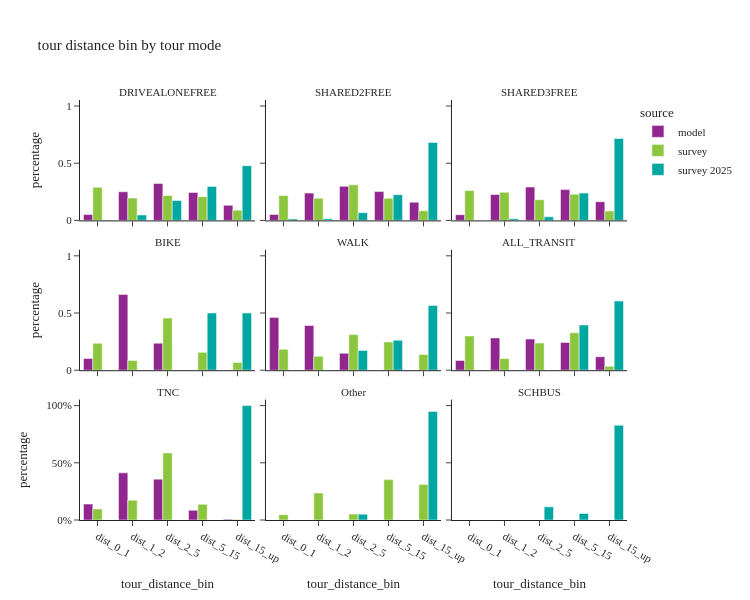

The code cell stored with this chart in its notebook:
### Code cell
util.plot_share_facetbar(non_m_tour_data, 'tour_weight', share_col="tour_distance_bin", title="tour distance bin by tour mode", 
                            facet_col="tour_mode_transit_agg", facet_col_wrap=3, height=600, orientation='v')

### Figure 1 — Plotly figure (JSON) as saved in the notebook; plotly's stock layout.template omitted (floating-point values rounded to 4 significant figures)
{"data": [{"alignmentgroup": "True", "customdata": [[50453], [248899], [321015], [242958], [131077]], "hovertemplate": "source=model<br>tour_mode_transit_agg=DRIVEALONEFREE<br>tour_distance_bin=%{x}<br>percentage=%{y}<br>sample_size=%{customdata[0]}<extra></extra>", "legendgroup": "model", "marker": {"color": "#91268F", "pattern": {"shape": ""}}, "name": "model", "offsetgroup": "model", "orientation": "v", "showlegend": true, "textposition": "auto", "type": "bar", "x": ["dist_0_1", "dist_1_2", "dist_2_5", "dist_5_15", "dist_15_up"], "xaxis": "x7", "y": [0.05074, 0.2503, 0.3228, 0.2443, 0.1318], "yaxis": "y7"}, {"alignmentgroup": "True", "customdata": [[49038], [225777], [282009], [238682], [150524]], "hovertemplate": "source=model<br>tour_mode_transit_agg=SHARED2FREE<br>tour_distance_bin=%{x}<br>percentage=%{y}<br>sample_size=%{customdata[0]}<extra></extra>", "legendgroup": "model", "marker": {"color": "#91268F", "pattern": {"shape": ""}}, "name": "model", "offsetgroup": "model", "orientation": "v", "showlegend": false, "textposition": "auto", "type": "bar", "x": ["dist_0_1", "dist_1_2", "dist_2_5", "dist_5_15", "dist_15_up"], "xaxis": "x8", "y": [0.05184, 0.2387, 0.2981, 0.2523, 0.1591], "yaxis": "y8"}, {"alignmentgroup": "True", "customdata": [[21371], [96679], [124868], [115328], [69874]], "hovertemplate": "source=model<br>tour_mode_transit_agg=SHARED3FREE<br>tour_distance_bin=%{x}<br>percentage=%{y}<br>sample_size=%{customdata[0]}<extra></extra>", "legendgroup": "model", "marker": {"color": "#91268F", "pattern": {"shape": ""}}, "name": "model", "offsetgroup": "model", "orientation": "v", "showlegend": false, "textposition": "auto", "type": "bar", "x": ["dist_0_1", "dist_1_2", "dist_2_5", "dist_5_15", "dist_15_up"], "xaxis": "x9", "y": [0.04992, 0.2258, 0.2917, 0.2694, 0.1632], "yaxis": "y9"}, {"alignmentgroup": "True", "customdata": [[4637], [30038], [10718]], "hovertemplate": "source=model<br>tour_mode_transit_agg=BIKE<br>tour_distance_bin=%{x}<br>percentage=%{y}<br>sample_size=%{customdata[0]}<extra></extra>", "legendgroup": "model", "marker": {"color": "#91268F", "pattern": {"shape": ""}}, "name": "model", "offsetgroup": "model", "orientation": "v", "showlegend": false, "textposition": "auto", "type": "bar", "x": ["dist_0_1", "dist_1_2", "dist_2_5"], "xaxis": "x4", "y": [0.1022, 0.6617, 0.2361], "yaxis": "y4"}, {"alignmentgroup": "True", "customdata": [[151341], [128025], [48511], [4]], "hovertemplate": "source=model<br>tour_mode_transit_agg=WALK<br>tour_distance_bin=%{x}<br>percentage=%{y}<br>sample_size=%{customdata[0]}<extra></extra>", "legendgroup": "model", "marker": {"color": "#91268F", "pattern": {"shape": ""}}, "name": "model", "offsetgroup": "model", "orientation": "v", "showlegend": false, "textposition": "auto", "type": "bar", "x": ["dist_0_1", "dist_1_2", "dist_2_5", "dist_5_15"], "xaxis": "x5", "y": [0.4616, 0.3905, 0.148, 1.22e-05], "yaxis": "y5"}, {"alignmentgroup": "True", "customdata": [[6432], [21240], [20510], [18239], [8896]], "hovertemplate": "source=model<br>tour_mode_transit_agg=ALL_TRANSIT<br>tour_distance_bin=%{x}<br>percentage=%{y}<br>sample_size=%{customdata[0]}<extra></extra>", "legendgroup": "model", "marker": {"color": "#91268F", "pattern": {"shape": ""}}, "name": "model", "offsetgroup": "model", "orientation": "v", "showlegend": false, "textposition": "auto", "type": "bar", "x": ["dist_0_1", "dist_1_2", "dist_2_5", "dist_5_15", "dist_15_up"], "xaxis": "x6", "y": [0.0854, 0.282, 0.2723, 0.2422, 0.1181], "yaxis": "y6"}, {"alignmentgroup": "True", "customdata": [[2390], [7058], [6112], [1454], [112]], "hovertemplate": "source=model<br>tour_mode_transit_agg=TNC<br>tour_distance_bin=%{x}<br>percentage=%{y}<br>sample_size=%{customdata[0]}<extra></extra>", "legendgroup": "model", "marker": {"color": "#91268F", "pattern": {"shape": ""}}, "name": "model", "offsetgroup": "model", "orientation": "v", "showlegend": false, "textposition": "auto", "type": "bar", "x": ["dist_0_1", "dist_1_2", "dist_2_5", "dist_5_15", "dist_15_up"], "xaxis": "x", "y": [0.1396, 0.4121, 0.3569, 0.0849, 0.00654], "yaxis": "y"}, {"alignmentgroup": "True", "customdata": [[655], [393], [537], [534], [222]], "hovertemplate": "source=survey<br>tour_mode_transit_agg=DRIVEALONEFREE<br>tour_distance_bin=%{x}<br>percentage=%{y}<br>sample_size=%{customdata[0]}<extra></extra>", "legendgroup": "survey", "marker": {"color": "#8CC63E", "pattern": {"shape": ""}}, "name": "survey", "offsetgroup": "survey", "orientation": "v", "showlegend": true, "textposition": "auto", "type": "bar", "x": ["dist_0_1", "dist_1_2", "dist_2_5", "dist_5_15", "dist_15_up"], "xaxis": "x7", "y": [0.2891, 0.1949, 0.2187, 0.2078, 0.08953], "yaxis": "y7"}, {"alignmentgroup": "True", "customdata": [[311], [233], [270], [251], [104]], "hovertemplate": "source=survey<br>tour_mode_transit_agg=SHARED2FREE<br>tour_distance_bin=%{x}<br>percentage=%{y}<br>sample_size=%{customdata[0]}<extra></extra>", "legendgroup": "survey", "marker": {"color": "#8CC63E", "pattern": {"shape": ""}}, "name": "survey", "offsetgroup": "survey", "orientation": "v", "showlegend": false, "textposition": "auto", "type": "bar", "x": ["dist_0_1", "dist_1_2", "dist_2_5", "dist_5_15", "dist_15_up"], "xaxis": "x8", "y": [0.217, 0.1937, 0.3109, 0.1941, 0.08425], "yaxis": "y8"}, {"alignmentgroup": "True", "customdata": [[154], [91], [110], [99], [41]], "hovertemplate": "source=survey<br>tour_mode_transit_agg=SHARED3FREE<br>tour_distance_bin=%{x}<br>percentage=%{y}<br>sample_size=%{customdata[0]}<extra></extra>", "legendgroup": "survey", "marker": {"color": "#8CC63E", "pattern": {"shape": ""}}, "name": "survey", "offsetgroup": "survey", "orientation": "v", "showlegend": false, "textposition": "auto", "type": "bar", "x": ["dist_0_1", "dist_1_2", "dist_2_5", "dist_5_15", "dist_15_up"], "xaxis": "x9", "y": [0.2613, 0.2464, 0.1813, 0.2294, 0.0816], "yaxis": "y9"}, {"alignmentgroup": "True", "customdata": [[50], [23], [43], [40], [20]], "hovertemplate": "source=survey<br>tour_mode_transit_agg=BIKE<br>tour_distance_bin=%{x}<br>percentage=%{y}<br>sample_size=%{customdata[0]}<extra></extra>", "legendgroup": "survey", "marker": {"color": "#8CC63E", "pattern": {"shape": ""}}, "name": "survey", "offsetgroup": "survey", "orientation": "v", "showlegend": false, "textposition": "auto", "type": "bar", "x": ["dist_0_1", "dist_1_2", "dist_2_5", "dist_5_15", "dist_15_up"], "xaxis": "x4", "y": [0.2353, 0.08479, 0.456, 0.1562, 0.06771], "yaxis": "y4"}, {"alignmentgroup": "True", "customdata": [[507], [323], [487], [392], [171]], "hovertemplate": "source=survey<br>tour_mode_transit_agg=WALK<br>tour_distance_bin=%{x}<br>percentage=%{y}<br>sample_size=%{customdata[0]}<extra></extra>", "legendgroup": "survey", "marker": {"color": "#8CC63E", "pattern": {"shape": ""}}, "name": "survey", "offsetgroup": "survey", "orientation": "v", "showlegend": false, "textposition": "auto", "type": "bar", "x": ["dist_0_1", "dist_1_2", "dist_2_5", "dist_5_15", "dist_15_up"], "xaxis": "x5", "y": [0.1832, 0.121, 0.3112, 0.2472, 0.1373], "yaxis": "y5"}, {"alignmentgroup": "True", "customdata": [[103], [68], [85], [94], [35]], "hovertemplate": "source=survey<br>tour_mode_transit_agg=ALL_TRANSIT<br>tour_distance_bin=%{x}<br>percentage=%{y}<br>sample_size=%{customdata[0]}<extra></extra>", "legendgroup": "survey", "marker": {"color": "#8CC63E", "pattern": {"shape": ""}}, "name": "survey", "offsetgroup": "survey", "orientation": "v", "showlegend": false, "textposition": "auto", "type": "bar", "x": ["dist_0_1", "dist_1_2", "dist_2_5", "dist_5_15", "dist_15_up"], "xaxis": "x6", "y": [0.2999, 0.1016, 0.2375, 0.327, 0.03398], "yaxis": "y6"}, {"alignmentgroup": "True", "customdata": [[5], [11], [13], [8], [1]], "hovertemplate": "source=survey<br>tour_mode_transit_agg=TNC<br>tour_distance_bin=%{x}<br>percentage=%{y}<br>sample_size=%{customdata[0]}<extra></extra>", "legendgroup": "survey", "marker": {"color": "#8CC63E", "pattern": {"shape": ""}}, "name": "survey", "offsetgroup": "survey", "orientation": "v", "showlegend": false, "textposition": "auto", "type": "bar", "x": ["dist_0_1", "dist_1_2", "dist_2_5", "dist_5_15", "dist_15_up"], "xaxis": "x", "y": [0.09679, 0.1734, 0.5866, 0.1379, 0.005342], "yaxis": "y"}, {"alignmentgroup": "True", "customdata": [[24], [18], [17], [11], [11]], "hovertemplate": "source=survey<br>tour_mode_transit_agg=Other<br>tour_distance_bin=%{x}<br>percentage=%{y}<br>sample_size=%{customdata[0]}<extra></extra>", "legendgroup": "survey", "marker": {"color": "#8CC63E", "pattern": {"shape": ""}}, "name": "survey", "offsetgroup": "survey", "orientation": "v", "showlegend": false, "textposition": "auto", "type": "bar", "x": ["dist_0_1", "dist_1_2", "dist_2_5", "dist_5_15", "dist_15_up"], "xaxis": "x2", "y": [0.04642, 0.2365, 0.05308, 0.3531, 0.3108], "yaxis": "y2"}, {"alignmentgroup": "True", "customdata": [[2], [3], [10], [53], [67]], "hovertemplate": "source=survey 2025<br>tour_mode_transit_agg=DRIVEALONEFREE<br>tour_distance_bin=%{x}<br>percentage=%{y}<br>sample_size=%{customdata[0]}<extra></extra>", "legendgroup": "survey 2025", "marker": {"color": "#00A7A0", "pattern": {"shape": ""}}, "name": "survey 2025", "offsetgroup": "survey 2025", "orientation": "v", "showlegend": true, "textposition": "auto", "type": "bar", "x": ["dist_0_1", "dist_1_2", "dist_2_5", "dist_5_15", "dist_15_up"], "xaxis": "x7", "y": [0.002473, 0.04743, 0.1739, 0.2973, 0.4789], "yaxis": "y7"}, {"alignmentgroup": "True", "customdata": [[2], [4], [7], [32], [74]], "hovertemplate": "source=survey 2025<br>tour_mode_transit_agg=SHARED2FREE<br>tour_distance_bin=%{x}<br>percentage=%{y}<br>sample_size=%{customdata[0]}<extra></extra>", "legendgroup": "survey 2025", "marker": {"color": "#00A7A0", "pattern": {"shape": ""}}, "name": "survey 2025", "offsetgroup": "survey 2025", "orientation": "v", "showlegend": false, "textposition": "auto", "type": "bar", "x": ["dist_0_1", "dist_1_2", "dist_2_5", "dist_5_15", "dist_15_up"], "xaxis": "x8", "y": [0.01226, 0.01364, 0.06721, 0.2249, 0.682], "yaxis": "y8"}, {"alignmentgroup": "True", "customdata": [[1], [2], [17], [30]], "hovertemplate": "source=survey 2025<br>tour_mode_transit_agg=SHARED3FREE<br>tour_distance_bin=%{x}<br>percentage=%{y}<br>sample_size=%{customdata[0]}<extra></extra>", "legendgroup": "survey 2025", "marker": {"color": "#00A7A0", "pattern": {"shape": ""}}, "name": "survey 2025", "offsetgroup": "survey 2025", "orientation": "v", "showlegend": false, "textposition": "auto", "type": "bar", "x": ["dist_1_2", "dist_2_5", "dist_5_15", "dist_15_up"], "xaxis": "x9", "y": [0.01374, 0.03134, 0.2387, 0.7162], "yaxis": "y9"}, {"alignmentgroup": "True", "customdata": [[1], [1]], "hovertemplate": "source=survey 2025<br>tour_mode_transit_agg=BIKE<br>tour_distance_bin=%{x}<br>percentage=%{y}<br>sample_size=%{customdata[0]}<extra></extra>", "legendgroup": "survey 2025", "marker": {"color": "#00A7A0", "pattern": {"shape": ""}}, "name": "survey 2025", "offsetgroup": "survey 2025", "orientation": "v", "showlegend": false, "textposition": "auto", "type": "bar", "x": ["dist_5_15", "dist_15_up"], "xaxis": "x4", "y": [0.5, 0.5], "yaxis": "y4"}, {"alignmentgroup": "True", "customdata": [[2], [3], [10]], "hovertemplate": "source=survey 2025<br>tour_mode_transit_agg=WALK<br>tour_distance_bin=%{x}<br>percentage=%{y}<br>sample_size=%{customdata[0]}<extra></extra>", "legendgroup": "survey 2025", "marker": {"color": "#00A7A0", "pattern": {"shape": ""}}, "name": "survey 2025", "offsetgroup": "survey 2025", "orientation": "v", "showlegend": false, "textposition": "auto", "type": "bar", "x": ["dist_2_5", "dist_5_15", "dist_15_up"], "xaxis": "x5", "y": [0.1729, 0.2622, 0.5649], "yaxis": "y5"}, {"alignmentgroup": "True", "customdata": [[4], [7]], "hovertemplate": "source=survey 2025<br>tour_mode_transit_agg=ALL_TRANSIT<br>tour_distance_bin=%{x}<br>percentage=%{y}<br>sample_size=%{customdata[0]}<extra></extra>", "legendgroup": "survey 2025", "marker": {"color": "#00A7A0", "pattern": {"shape": ""}}, "name": "survey 2025", "offsetgroup": "survey 2025", "orientation": "v", "showlegend": false, "textposition": "auto", "type": "bar", "x": ["dist_5_15", "dist_15_up"], "xaxis": "x6", "y": [0.3955, 0.6045], "yaxis": "y6"}, {"alignmentgroup": "True", "customdata": [[2]], "hovertemplate": "source=survey 2025<br>tour_mode_transit_agg=TNC<br>tour_distance_bin=%{x}<br>percentage=%{y}<br>sample_size=%{customdata[0]}<extra></extra>", "legendgroup": "survey 2025", "marker": {"color": "#00A7A0", "pattern": {"shape": ""}}, "name": "survey 2025", "offsetgroup": "survey 2025", "orientation": "v", "showlegend": false, "textposition": "auto", "type": "bar", "x": ["dist_15_up"], "xaxis": "x", "y": [1.0], "yaxis": "y"}, {"alignmentgroup": "True", "customdata": [[1], [1]], "hovertemplate": "source=survey 2025<br>tour_mode_transit_agg=Other<br>tour_distance_bin=%{x}<br>percentage=%{y}<br>sample_size=%{customdata[0]}<extra></extra>", "legendgroup": "survey 2025", "marker": {"color": "#00A7A0", "pattern": {"shape": ""}}, "name": "survey 2025", "offsetgroup": "survey 2025", "orientation": "v", "showlegend": false, "textposition": "auto", "type": "bar", "x": ["dist_2_5", "dist_15_up"], "xaxis": "x2", "y": [0.05043, 0.9496], "yaxis": "y2"}, {"alignmentgroup": "True", "customdata": [[2], [1], [3]], "hovertemplate": "source=survey 2025<br>tour_mode_transit_agg=SCHBUS<br>tour_distance_bin=%{x}<br>percentage=%{y}<br>sample_size=%{customdata[0]}<extra></extra>", "legendgroup": "survey 2025", "marker": {"color": "#00A7A0", "pattern": {"shape": ""}}, "name": "survey 2025", "offsetgroup": "survey 2025", "orientation": "v", "showlegend": false, "textposition": "auto", "type": "bar", "x": ["dist_2_5", "dist_5_15", "dist_15_up"], "xaxis": "x3", "y": [0.1149, 0.05745, 0.8277], "yaxis": "y3"}], "layout": {"annotations": [{"font": {}, "showarrow": false, "text": "TNC", "x": 0.16, "xanchor": "center", "xref": "paper", "y": 0.2867, "yanchor": "bottom", "yref": "paper"}, {"font": {}, "showarrow": false, "text": "Other", "x": 0.5, "xanchor": "center", "xref": "paper", "y": 0.2867, "yanchor": "bottom", "yref": "paper"}, {"font": {}, "showarrow": false, "text": "SCHBUS", "x": 0.84, "xanchor": "center", "xref": "paper", "y": 0.2867, "yanchor": "bottom", "yref": "paper"}, {"font": {}, "showarrow": false, "text": "BIKE", "x": 0.16, "xanchor": "center", "xref": "paper", "y": 0.6433, "yanchor": "bottom", "yref": "paper"}, {"font": {}, "showarrow": false, "text": "WALK", "x": 0.5, "xanchor": "center", "xref": "paper", "y": 0.6433, "yanchor": "bottom", "yref": "paper"}, {"font": {}, "showarrow": false, "text": "ALL_TRANSIT", "x": 0.84, "xanchor": "center", "xref": "paper", "y": 0.6433, "yanchor": "bottom", "yref": "paper"}, {"font": {}, "showarrow": false, "text": "DRIVEALONEFREE", "x": 0.16, "xanchor": "center", "xref": "paper", "y": 1.0, "yanchor": "bottom", "yref": "paper"}, {"font": {}, "showarrow": false, "text": "SHARED2FREE", "x": 0.5, "xanchor": "center", "xref": "paper", "y": 1.0, "yanchor": "bottom", "yref": "paper"}, {"font": {}, "showarrow": false, "text": "SHARED3FREE", "x": 0.84, "xanchor": "center", "xref": "paper", "y": 1.0, "yanchor": "bottom", "yref": "paper"}], "barmode": "group", "height": 600, "legend": {"title": {"text": "source"}, "tracegroupgap": 0}, "title": {"text": "tour distance bin by tour mode"}, "width": 750, "xaxis": {"anchor": "y", "domain": [0.0, 0.32], "title": {"text": "tour_distance_bin"}}, "xaxis2": {"anchor": "y2", "domain": [0.34, 0.66], "matches": "x", "title": {"text": "tour_distance_bin"}}, "xaxis3": {"anchor": "y3", "domain": [0.68, 1.0], "matches": "x", "title": {"text": "tour_distance_bin"}}, "xaxis4": {"anchor": "y4", "domain": [0.0, 0.32], "matches": "x", "showticklabels": false}, "xaxis5": {"anchor": "y5", "domain": [0.34, 0.66], "matches": "x", "showticklabels": false}, "xaxis6": {"anchor": "y6", "domain": [0.68, 1.0], "matches": "x", "showticklabels": false}, "xaxis7": {"anchor": "y7", "domain": [0.0, 0.32], "matches": "x", "showticklabels": false}, "xaxis8": {"anchor": "y8", "domain": [0.34, 0.66], "matches": "x", "showticklabels": false}, "xaxis9": {"anchor": "y9", "domain": [0.68, 1.0], "matches": "x", "showticklabels": false}, "yaxis": {"anchor": "x", "domain": [0.0, 0.2867], "tickformat": ".0%", "title": {"text": "percentage"}}, "yaxis2": {"anchor": "x2", "domain": [0.0, 0.2867], "matches": "y", "showticklabels": false, "tickformat": ".0%"}, "yaxis3": {"anchor": "x3", "domain": [0.0, 0.2867], "matches": "y", "showticklabels": false}, "yaxis4": {"anchor": "x4", "domain": [0.3567, 0.6433], "matches": "y", "title": {"text": "percentage"}}, "yaxis5": {"anchor": "x5", "domain": [0.3567, 0.6433], "matches": "y", "showticklabels": false}, "yaxis6": {"anchor": "x6", "domain": [0.3567, 0.6433], "matches": "y", "showticklabels": false}, "yaxis7": {"anchor": "x7", "domain": [0.7133, 1.0], "matches": "y", "title": {"text": "percentage"}}, "yaxis8": {"anchor": "x8", "domain": [0.7133, 1.0], "matches": "y", "showticklabels": false}, "yaxis9": {"anchor": "x9", "domain": [0.7133, 1.0], "matches": "y", "showticklabels": false}}}
